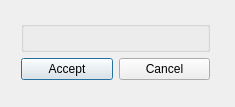
<?xml version="1.0" encoding="UTF-8"?>
<ui version="4.0">
 <class>addCategoryDialog</class>
 <widget class="QDialog" name="addCategoryDialog">
  <property name="geometry">
   <rect>
    <x>0</x>
    <y>0</y>
    <width>235</width>
    <height>107</height>
   </rect>
  </property>
  <property name="minimumSize">
   <size>
    <width>235</width>
    <height>105</height>
   </size>
  </property>
  <property name="maximumSize">
   <size>
    <width>235</width>
    <height>107</height>
   </size>
  </property>
  <property name="windowTitle">
   <string>Add New Category</string>
  </property>
  <widget class="QWidget" name="">
   <property name="geometry">
    <rect>
     <x>10</x>
     <y>10</y>
     <width>211</width>
     <height>81</height>
    </rect>
   </property>
   <layout class="QVBoxLayout" name="verticalLayout">
    <item>
     <widget class="QGroupBox" name="groupBox">
      <property name="title">
       <string/>
      </property>
      <widget class="QWidget" name="">
       <property name="geometry">
        <rect>
         <x>10</x>
         <y>10</y>
         <width>188</width>
         <height>22</height>
        </rect>
       </property>
       <layout class="QHBoxLayout" name="horizontalLayout">
        <item>
         <widget class="QLabel" name="label_name">
          <property name="text">
           <string>Name</string>
          </property>
         </widget>
        </item>
        <item>
         <widget class="QLineEdit" name="edit_categoryText"/>
        </item>
       </layout>
      </widget>
     </widget>
    </item>
    <item>
     <layout class="QHBoxLayout" name="horizontalLayout_2">
      <item>
       <widget class="QPushButton" name="btn_accept">
        <property name="text">
         <string>Accept</string>
        </property>
       </widget>
      </item>
      <item>
       <widget class="QPushButton" name="btn_cancel">
        <property name="text">
         <string>Cancel</string>
        </property>
       </widget>
      </item>
     </layout>
    </item>
   </layout>
  </widget>
 </widget>
 <layoutdefault spacing="6" margin="11"/>
 <resources/>
 <connections/>
</ui>
